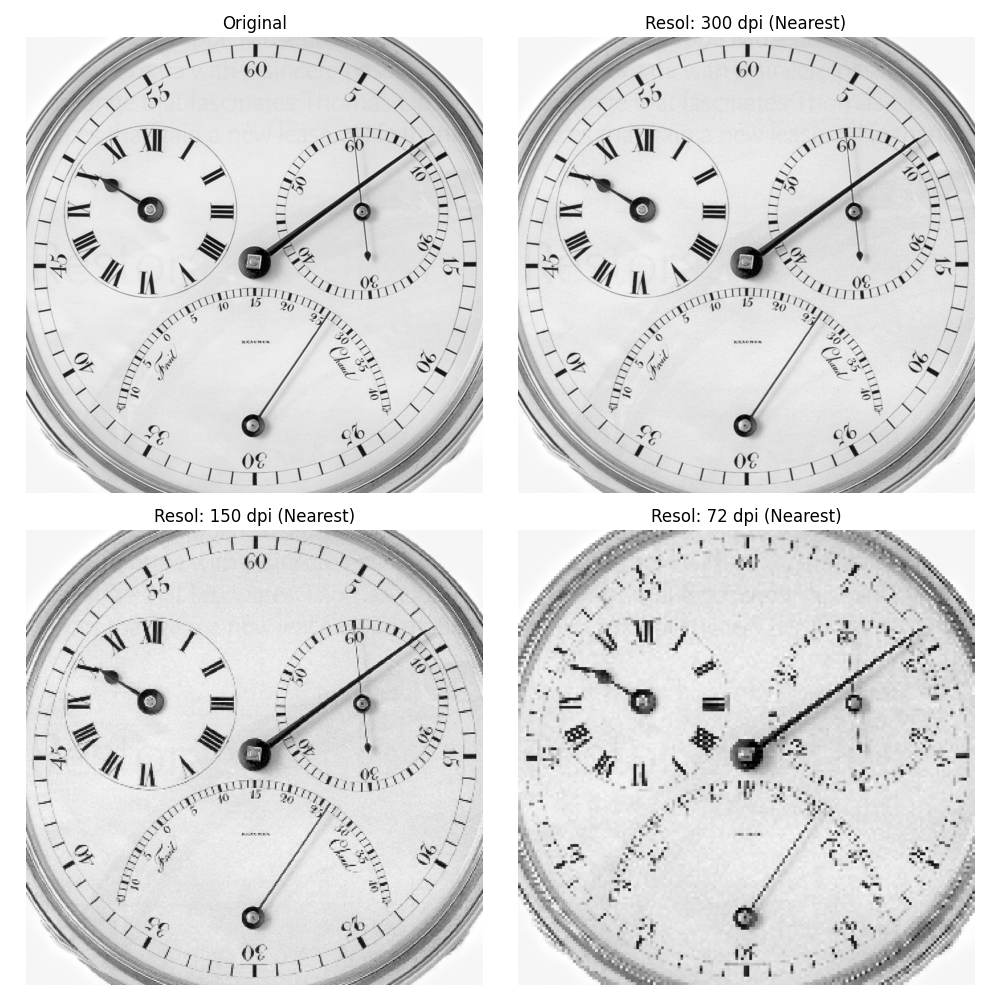

Python code for this plot:

import sys
import os
import numpy as np
import matplotlib.pyplot as plt
from skimage.io import imread
from skimage.transform import resize
from libDIPUM.data_path import dip_data

# Data
img_name = dip_data('Chronometer.tif')
f = imread(img_name)

# Convert to standard range if needed (skimage handles types well usually)
# resize returns float [0, 1] by default unless preserve_range is True.
# MATLAB imresize with 'nearest' usually keeps type or mimics it.

original_shape = f.shape[:2]

# Dimensions from MATLAB code:
# gnn1 = imresize(f, [689 690], 'nearest'); (300 dpi)
# gnn2 = imresize(f, [345 345], 'nearest'); (150 dpi)
# gnn3 = imresize(f, [165 166], 'nearest'); (72 dpi)

# Note: skimage resize takes shape as (rows, cols)

print("Reducing to 300 dpi...")
gnn1 = resize(f, (689, 690), order=0, preserve_range=True, anti_aliasing=False)

print("Reducing to 150 dpi...")
gnn2 = resize(f, (345, 345), order=0, preserve_range=True, anti_aliasing=False)

print("Reducing to 72 dpi...")
gnn3 = resize(f, (165, 166), order=0, preserve_range=True, anti_aliasing=False)

# Zoom back to original size
# fr300dpi = imresize(gnn1, size(f), 'nearest');
print("Resizing back to original...")
fr300dpi = resize(gnn1, original_shape, order=0, preserve_range=True, anti_aliasing=False)
fr150dpi = resize(gnn2, original_shape, order=0, preserve_range=True, anti_aliasing=False)
fr72dpi = resize(gnn3, original_shape, order=0, preserve_range=True, anti_aliasing=False)

# Ensure displayable
# If preserve_range=True, values are in original range (e.g. 0-255).
# Matplotlib handles this if we don't normalize manually, but usually safe to cast or normalize.

# Display
fig, axes = plt.subplots(2, 2, figsize=(10, 10))
axes = axes.flatten()

axes[0].imshow(f, cmap='gray')
axes[0].set_title('Original')
axes[0].axis('off')

axes[1].imshow(fr300dpi.astype('uint8'), cmap='gray')
axes[1].set_title('Resol: 300 dpi (Nearest)')
axes[1].axis('off')

axes[2].imshow(fr150dpi.astype('uint8'), cmap='gray')
axes[2].set_title('Resol: 150 dpi (Nearest)')
axes[2].axis('off')

axes[3].imshow(fr72dpi.astype('uint8'), cmap='gray')
axes[3].set_title('Resol: 72 dpi (Nearest)')
axes[3].axis('off')

plt.tight_layout()
plt.savefig('Figure223.png')
print("Saved Figure223.png")
plt.show()
